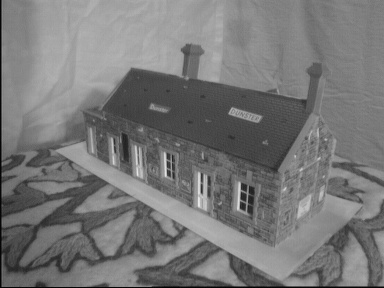
#> input picture part2/house1.jpg, 384 x 288 px
$ python open_cv_validation.py   (older library calls are emulated)
#> lines starting #> are read from the running program, lines starting #| are printed output that depends on the picture; after the words box and inside, x2 and y2 are one past the last pixel; in counts of white or black regions, pixels touching at a corner belong together
import cv2
import numpy as np
from skimage import io
from skimage.color import rgb2grey
from matplotlib import pyplot as plt


def drawlines(img1, img2, lines, pts1, pts2):
    ''' img1 - image on which we draw the epilines for the points in img2
        lines - corresponding epilines '''
    r, c = img1.shape
    img1 = cv2.cvtColor(img1, cv2.COLOR_GRAY2BGR)
    img2 = cv2.cvtColor(img2, cv2.COLOR_GRAY2BGR)
    for r, pt1, pt2 in zip(lines, pts1, pts2):
        color = tuple(np.random.randint(0, 255, 3).tolist())
        x0, y0 = map(int, [0, -r[2]/r[1]])
        x1, y1 = map(int, [c, -(r[2]+r[0]*c)/r[1]])
        img1 = cv2.line(img1, (x0, y0), (x1, y1), color, 1)
        img1 = cv2.circle(img1, tuple(pt1.astype(int)), 5, color, -1)
        img2 = cv2.circle(img2, tuple(pt2.astype(int)), 5, color, -1)
    return img1, img2


imagePath1 = 'house1.jpg'
imagePath2 = 'house2.jpg'
matchesFile = 'house_matches.txt'

# imagePath1 = 'library1.jpg'
# imagePath2 = 'library2.jpg'
# matchesFile = 'library_matches.txt'

img1 = cv2.imread(imagePath1, 0)  # queryimage # left image
#> img1 is the input picture: shape (288, 384); min 0, max 232, mean 119.2
img2 = cv2.imread(imagePath2, 0) # trainimage # right image
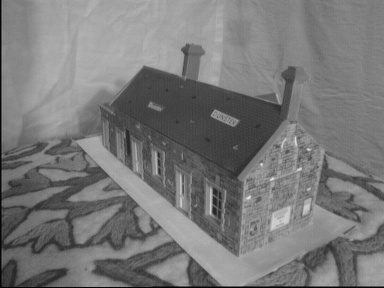
#> input picture part2/house2.jpg, 384 x 288 px
#> img2 is the input picture: shape (288, 384); min 0, max 229, mean 120.7
matches = np.loadtxt(matchesFile)

pts1 = matches[:, [0, 1]]
pts2 = matches[:, [2, 3]]

pts1 = np.int32(matches[:, [0, 1]])
pts2 = np.int32(matches[:, [2, 3]])


F, mask = cv2.findFundamentalMat(pts1, pts2, cv2.FM_LMEDS)

print(F)

fig = plt.figure(1)

# Find epilines corresponding to points in right image (second image) and
# drawing its lines on left image
lines1 = cv2.computeCorrespondEpilines(pts2.reshape(-1, 1, 2), 2, F)
lines1 = lines1.reshape(-1, 3)
img5, img6 = drawlines(img1, img2, lines1, pts1, pts2)
#> after the loop in drawlines, `for r, pt1, pt2 in zip(lines, pts1, pts2):`:
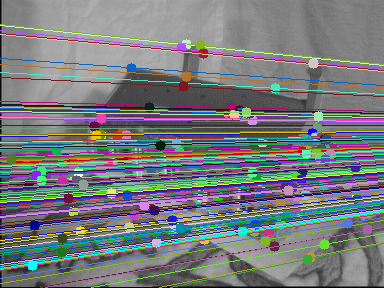
#> img1: shape (288, 384, 3); mean B, G, R 124.8, 122.2, 119
#> after the loop in drawlines, `for r, pt1, pt2 in zip(lines, pts1, pts2):`:
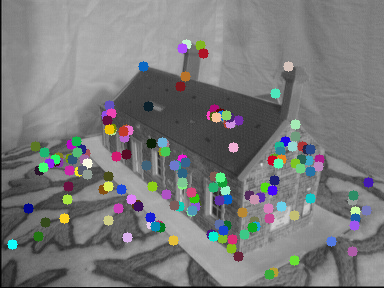
#> img2: shape (288, 384, 3); mean B, G, R 122.5, 122.2, 121.1
# Find epilines corresponding to points in left image (first image) and
# drawing its lines on right image
lines2 = cv2.computeCorrespondEpilines(pts1.reshape(-1, 1, 2), 1, F)
lines2 = lines2.reshape(-1, 3)
img3, img4 = drawlines(img2, img1, lines2, pts2, pts1)
#> the loop in drawlines (call 2), `for r, pt1, pt2 in zip(lines, pts1, pts2):` made 168 passes
#> (y0, y1) on passes 1 to 3: (100, 131), (96, 129), (49, 95)
#> pass 1, in drawlines (call 2), `img1 = cv2.line(img1, (x0, y0), (x1, y1), color, 1)`:
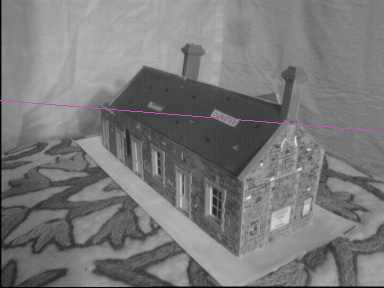
#> img1: shape (288, 384, 3); 0.35% of pixels changed, all inside (x1, y1, x2, y2) = (0, 100, 384, 132)
#> pass 2, in drawlines (call 2), `img1 = cv2.line(img1, (x0, y0), (x1, y1), color, 1)`:
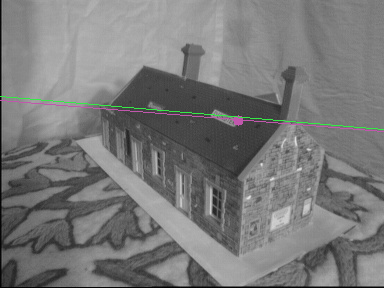
#> img1: shape (288, 384, 3); mean B, G, R 120.9, 121.1, 120.9
#> after the loop in drawlines (call 2), `for r, pt1, pt2 in zip(lines, pts1, pts2):`:
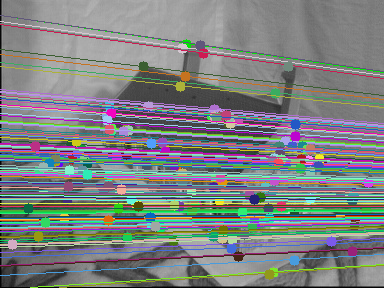
#> img1: shape (288, 384, 3); mean B, G, R 129.4, 129.3, 125.2
#> after the loop in drawlines (call 2), `for r, pt1, pt2 in zip(lines, pts1, pts2):`:
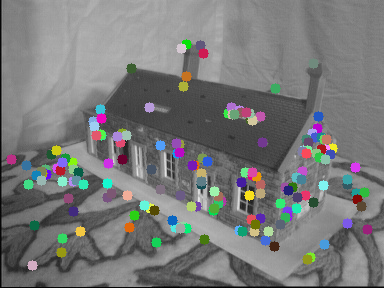
#> img2: shape (288, 384, 3); mean B, G, R 121, 121.2, 120.4
plt.subplot(121), plt.imshow(img5)
plt.subplot(122), plt.imshow(img3)
plt.show()
#> figure, not shown here; B, G, R data is drawn as R, G, B

fig.savefig("epipolar_lines_house_opencv.pdf", bbox_inches='tight')
